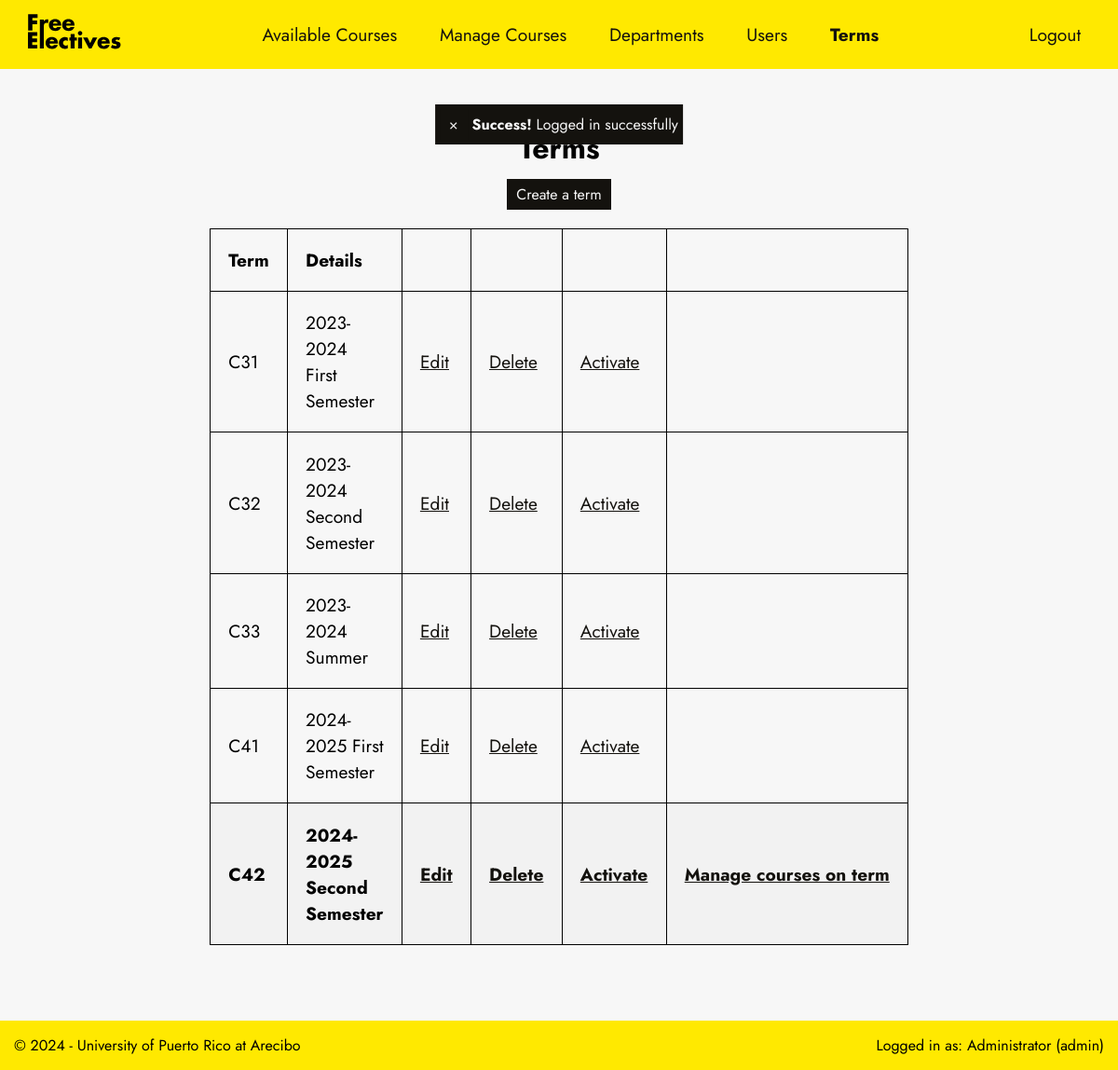
Screenshot of /index.php?terms (signed in) with the database file from the repository.
### tables this page shows
CREATE TABLE `terms` (
  `term_id` char(3) NOT NULL,
  `term_desc` varchar(30) NOT NULL,
  `term_is_active` bit(1) NOT NULL
);

CREATE TABLE `users` (
  `username` varchar(20) NOT NULL,
  `password` varchar(255) NOT NULL,
  `name` varchar(40) NOT NULL,
  `role` varchar(15) NOT NULL,
  `last_login` timestamp NOT NULL DEFAULT current_timestamp(),
  `dept_id` char(4) NOT NULL
);

### util/auth.php (called while the page is built, shortened)
<?php
final class Auth
{
    public static function check()
    {
        return isset($_SESSION['user']);
    }
    public static function checkAdmin()
    {
        return static::user()->role == 'admin';
    }
    public static function user()
    {
        return $_SESSION['user'];
    }
}

### database/connector.php (called while the page is built, shortened)
<?php
final class DB
{
    private static $database;
    private static $database_name;
    public static function connect($connection, $user = 'root', $password = '')
    {
        $dsn = CONFIG['database']['service'] . ':' . http_build_query($connection, '', ';');
        try {
            self::$database = new PDO($dsn, $user, $password, [
                PDO::ATTR_DEFAULT_FETCH_MODE => PDO::FETCH_ASSOC,
                PDO::ATTR_ERRMODE => PDO::ERRMODE_EXCEPTION
            ]);
            self::$database_name = $connection['dbname'];
        } catch (PDOException $e) {
            throw new DatabaseConnectionException("Error connecting to the database with driver '" . CONFIG['database']['service'] . "': " . $e->getMessage(), 0, $e);
        }
    }
    public static function select(string $table, string $column = '*'): array
    {
        $sql = 'SELECT ' . $column . ' FROM ' . self::$database_name . '.' . $table;
        $statement = self::$database->prepare($sql);
        $statement->execute();
        return $statement->fetchAll(PDO::FETCH_ASSOC);
    }
    public static function whereColumns(string $table, array $conditions, string $column = '*'): array
    {
        $sql = 'SELECT ' . $column . ' FROM ' . self::$database_name . '.' . $table . ' WHERE ';
        $index = 0;
        $length = count($conditions);
        foreach ($conditions as $key => $value) {
            $sql .= $key . ' = ' . quote($value);
        }
        $statement = self::$database->prepare($sql);
        $statement->execute();
        $results = $statement->fetch();
        if (is_array($results)) {
            return $results;
        }
        return [];
    }
}

### util/helpers.php (called while the page is built, shortened)
<?php
function quote($string)
{
    if (gettype($string) !== 'string') {
        return $string;
    }
    return '\'' . $string . '\'';
}

### models/Model.php (called while the page is built, shortened)
<?php
require_once('database/connector.php');
class Model
{
    protected static $table;
    protected $attributes = [];
    protected static $hidden = [];
    public static function all()
    {
        $model_list = [];
        foreach (DB::select(static::$table, '*') as $model) {
            $model_list[] = new static($model, self::sanitize($model));
        }
        return $model_list;
    }
    public function __get($key)
    {
        return $this->attributes[$key] ?? null;
    }
    public static function findBy(array $data): Model
    {
        $data = DB::whereColumns(static::$table, $data);
        return new static($data, self::sanitize($data));
    }
    private function set_attributes(array $data)
    {
        foreach ($data as $key => $value) {
            $this->attributes[$key] = $value;
        }
    }
    private static function sanitize(array $data)
    {
        foreach (static::$hidden as $to_hide) {
            unset($data[$to_hide]);
        }
        return $data;
    }
}

### views/terms.php (the view)
<!DOCTYPE html>
<html lang="en">
<?php require_once 'partials/header.php'; ?>
<body>
    <?php require_once 'partials/navbar.php'; ?>
    <main class="courses-tables">
        <div class="flex-title">
            <h1><i class="las la-calendar"></i> Terms</h1>
            <?php if (Auth::checkAdmin()) { ?>
                <a class="action primary" href="index.php?terms&create"><i class="las la-plus-circle"></i>Create a term</a>
            <?php } ?>
        </div>
        <table class="tblCourses">
            <thead>
                <tr>
                    <th scope="col">Term</th>
                    <th scope="col">Details</th>
                    <?php if ((Auth::checkAdmin())) { ?>
                    <th scope="col"></th>
                    <th scope="col"></th>
                    <th scope="col"></th>
                    <?php } ?>
                    <th scope="col"></th>
                </tr>
            </thead>
            <tbody>
                <?php foreach ($terms as $term) { ?>
                    <?php
                    $active = $term->term_is_active == 1;
                    if (!$active && !Auth::checkAdmin()) continue ; ?>
                    <tr <?php if ($active) echo 'class="activeTerm"' ?>>
                        <td><?= $term->term_id ?></td>
                        <td><span aria-describedby="<?= $term->term_id ?>_desc"><?= $term->term_desc ?></span></td>
                        <?php if ((Auth::checkAdmin())) { ?>
                            <td><a href="index.php?terms&edit=<?= $term->term_id ?>"><i class="las la-pen"></i>Edit</a></td>
                            <td><a href="index.php?terms&delete=<?= $term->term_id ?>"><i class="las la-trash"></i>Delete</a></td>
                            <td><a href="index.php?terms&activate=<?= $term->term_id ?>"><i class="las la-check-circle"></i>Activate</a></td>
                            <?php } ?>
                            <?php if ($active_term->term_id === $term->term_id) { ?>
                                	<td><a href="index.php?terms&add_course=<?= $term->term_id ?>"><i class="las la-edit"></i>Manage courses on term</a></td>
                            <?php } else { ?>
                                <td></td>
                            <?php } ?>
                    </tr>
                <?php } ?>
            </tbody>
        </table>
    </main>
    <?php require_once 'partials/footer.php'; ?>
</body>
</html>

### partials/footer.php
<footer>
    <p>&copy; 2024 - University of Puerto Rico at Arecibo</p>
    <?php if (Auth::check()) { ?>
        <p> <i class="las la-user"></i> Logged in as: <?= Auth::user()->name ?> (<?= Auth::user()->username ?>) </p>
    <?php } ?>
</footer>

### css/main.css (style rules this page uses)
:root { --text-font: "Jost", sans-serif; --selection-color: rgb(79, 60, 255); --white-300: #f7f7f7; --white-400: #f2f2f2; --white-500: #e6e6e6; --white-600: #d9d9d9; --white-700: #cccccc; --white-800: #bfbfbf; --white-900: #b3b3b3; --accent-300: #ffe900; --accent-400: rgb(255, 255, 111); --accent-500: rgb(255, 255, 170); --accent-600: rgb(255, 255, 212); --accent-700: rgb(255, 255, 245); --action-color: rgb(20, 18, 14); --action-color-hover: rgb(46, 45, 43); --action-danger: rgb(255, 80, 80); }
* { margin: 0; padding: 0; -webkit-font-smoothing: antialiased; -moz-osx-font-smoothing: grayscale; }
body { font-family: var(--text-font); background-color: var(--white-300); }
main { min-height: 100vh; }
a { cursor: pointer; text-decoration: none; }
footer { background-color: var(--accent-300); color: black; padding: 15px; bottom: 0; display: flex; align-items: center; justify-content: space-between; }
a, button { font-family: var(--text-font); font-size: 1em; background-color: none; }
a { text-wrap: nowrap; }
input[type="submit"], .action { padding: 5px 10px; font-family: var(--text-font); font-size: 1em; border: none; outline: none; cursor: pointer; transition: all 0.25s ease; }
.action { width: fit-content; }
.action.primary { background-color: var(--action-color); color: var(--white-300); }

### css/courses.css (style rules this page uses)
.courses-tables { padding: 30px 30px; margin: 2em auto; }
.courses-tables { text-align: center; }
.tblCourses { border-collapse: collapse; width: fit-content; margin: 1em auto; font-size: 1.2em; width: 60%; text-align: left; }
.tblCourses th, .tblCourses td { border: 1px solid black; padding: 1em; }
td a { cursor: pointer; background-color: none; border: none; text-decoration: underline; color: var(--action-color); transition: all 0.25s ease; }
.activeTerm { font-weight: bold; background-color: var(--white-400); }

### css/components.css (style rules this page uses)
.flex-title { display: flex; align-items: center; flex-direction: column; gap: 10px; margin: 0 auto; width: fit-content; }

### rows the page displays
terms: term_id "C31", term_desc "2023-2024 First Semester"
terms: term_id "C32", term_desc "2023-2024 Second Semester"
terms: term_id "C33", term_desc "2023-2024 Summer"
terms: term_id "C41", term_desc "2024-2025 First Semester"
terms: term_id "C42", term_desc "2024-2025 Second Semester"
users: name "Administrator", username "admin"

### other values shown
$_SESSION['success'] "Logged in successfully"
